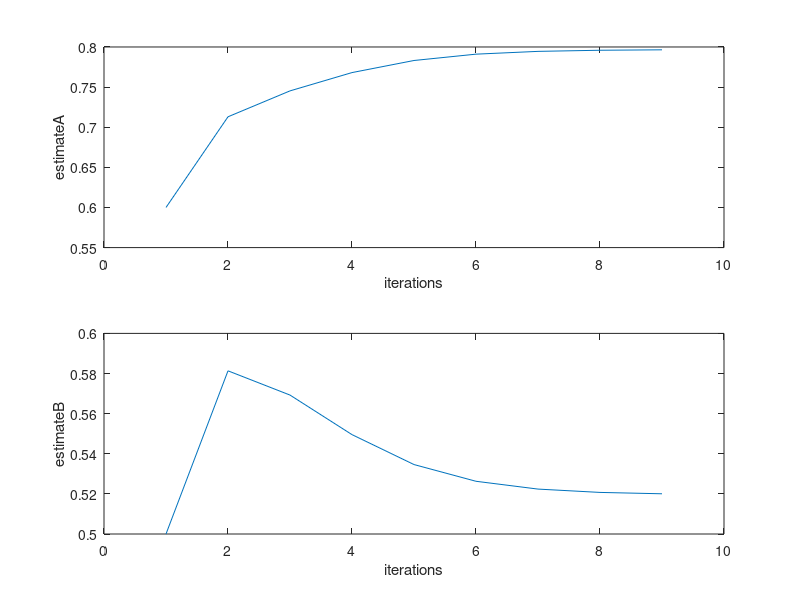

The MATLAB source for this figure:
%EM algorithm - example - coin toss with two biased coins. 
% we know the head tail seq but don't know which coin was used for which
% experiment. we want to find the bias of the coins.
estA = zeros(1,20);
estB = zeros(1,20);

estA(1) = 0.6;
estB(1) = 0.5;
improvA = 1;
improvB = 1;
count = 1;
data = [1,0,0,0,1,1,0,1,0,1; 1,1,1,1,0,1,1,1,1,1; 1,0,1,1,1,1,1,0,1,1; 1,0,1,0,0,0,1,1,0,0; 0,1,1,1,0,1,1,1,0,1];

while(improvA>0.001 && improvB > 0.001)  
    
est = zeros(5,2);
normal_est = zeros(5,2);
tableA = zeros(5,2);
tableB = zeros(5,2);
%expectiation -----------------------------
for i=1:5
numHeads = sum(data(i,:));
est(i,1) = estA(count)^numHeads*(1-estA(count))^(10-numHeads); % use binomial 10 choose k where k is heads
est(i,2) = estB(count)^numHeads*(1-estB(count))^(10-numHeads);
normal_est(i,1) = est(i,1)/(est(i,1)+est(i,2)); %normalize the values 
normal_est(i,2) = est(i,2)/(est(i,1)+est(i,2));
tableA(i,1) = normal_est(i,1)*numHeads; %calculate how many heads vs tails one will get
tableA(i,2) = normal_est(i,1)*(10-numHeads);
tableB(i,1) = normal_est(i,2)*numHeads;
tableB(i,2) = normal_est(i,2)*(10-numHeads);
end
%maximiazation -----------------------------------------------
count = count+1;

estA(count) = sum(tableA(:,1))/(sum(sum(tableA))); % maximum likelihood
estB(count) = sum(tableB(:,1))/(sum(sum(tableB)));

improvA = abs(estA(count)-estA(count-1)); % convergence check
improvB = abs(estB(count)-estB(count-1));

end

%plots the values over time - shows them converge. 
subplot(2,1,1)
plot(estA(1:count));
ylabel('estimateA')
xlabel('iterations')
subplot(2,1,2)
plot(estB(1:count));
ylabel('estimateB')
xlabel('iterations')
    